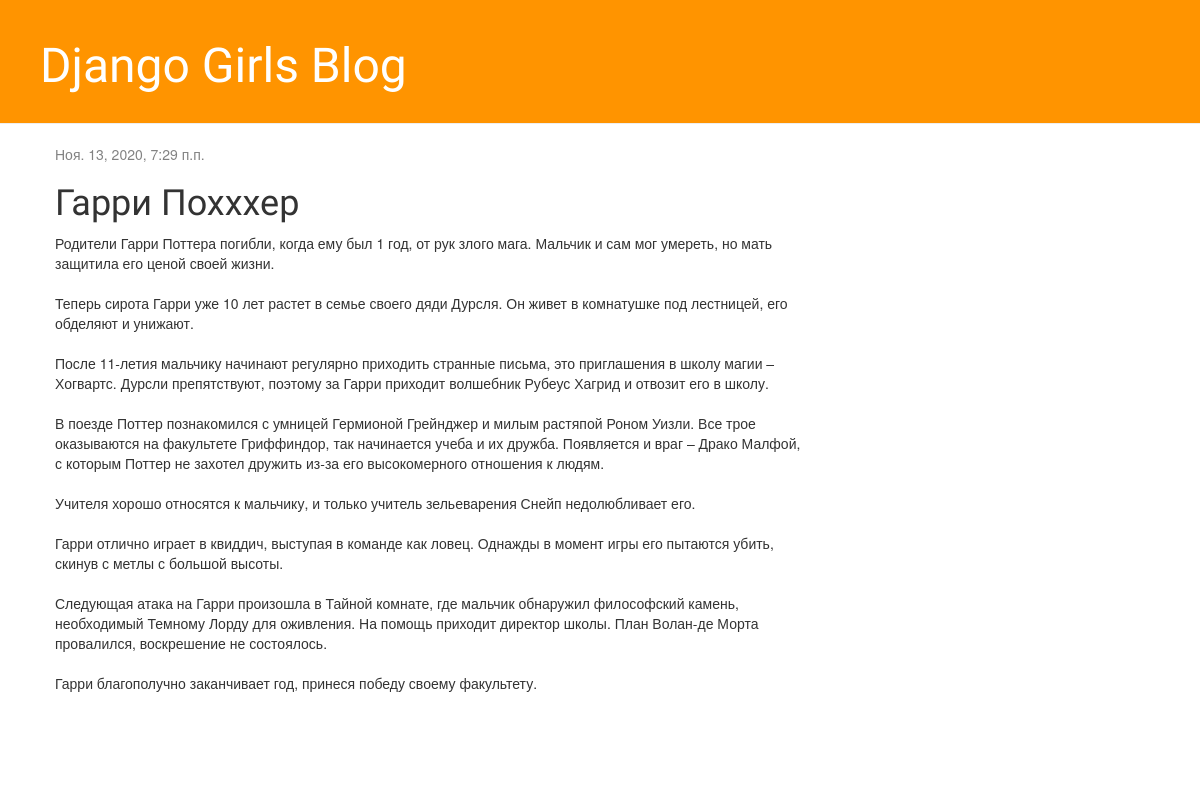
The app's page /post/1/ with its own data.
### blog/models.py (models this page shows, shortened)
class Post(models.Model):
    title = models.CharField(max_length=200)
    text = models.TextField()
    author = models.ForeignKey(settings.AUTH_USER_MODEL, on_delete=models.CASCADE)
    created_date = models.DateTimeField(default=timezone.now)
    published_date = models.DateTimeField(blank=True, null=True)

### blog/views.py (the view)
# urls.py: path('post/<int:pk>/', views.post_detail, name='post_detail'),
def post_detail(request, pk):
    post = get_object_or_404(Post, pk=pk)
    return render(request, 'blog/post_detail.html', {'post': post})

### blog/templates/blog/post_detail.html (shortened to what this page needs)
{% extends 'blog/base.html' %}
{% block content %}
    <div class="post">
        {% if post.published_date %}
            <div class="date">
                {{ post.published_date }}
            </div>
        {% endif %}
        <h1>{{ post.title }}</h1>
        <p>{{ post.text|linebreaksbr }}</p>
    </div>
{% endblock %}

### blog/static/css/blog.css (style rules this page uses)
h1, h2, h3, h4 { font-family: 'Lobster', cursive; }
.date { color: #828282; }
.post { margin-bottom: 70px; }

### records on screen
Post: published_date "Ноя. 13, 2020, 7:29 п.п.", title "Гарри Похххер", text "Родители Гарри Поттера погибли, когда ему был 1 год, от рук злого мага. Мальчик и сам мог умереть, но мать защитила его ценой своей жизни. Теперь сирота Гарри уже 10 лет растет в семье своего дяди Дурсля. Он живет в комнатушке под лестницей, его обделяют и унижают. После 11-летия мальчику начинают регулярно приходить странные письма, это приглашения в школу магии – Хогвартс. Дурсли препятствуют, поэтому за Гарри приходит волшебник Рубеус Хагрид и отвозит его в школу. В поезде Поттер познакомился с умницей Гермионой Грейнджер и милым растяпой Роном Уизли. Все трое оказываются на факультете Гриффиндор, так начинается учеба и их дружба. Появляется и враг – Драко Малфой, с которым Поттер не…"
